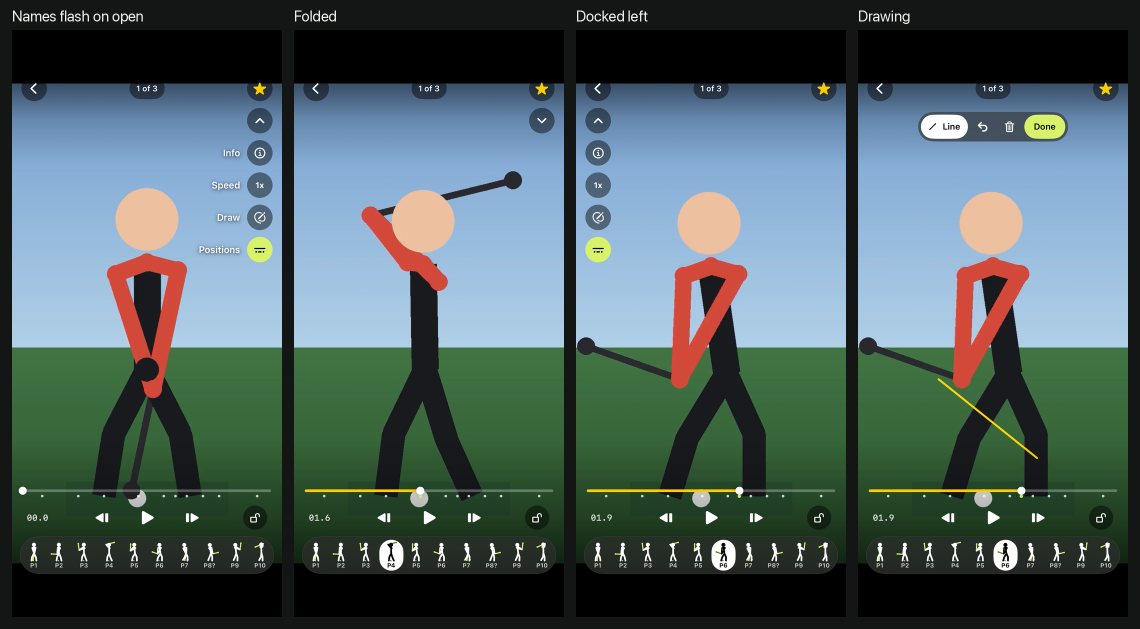
#> input picture rail-states.png, 2280 x 1258 px (shown at 1/2 size)
$ python -i analyze_contact_evidence.py   (imports and definitions only)
#> lines starting #> are read from the running program, lines starting #| are printed output that depends on the picture; after the words box and inside, x2 and y2 are one past the last pixel; in counts of white or black regions, pixels touching at a corner belong together
#> further down, picture is the input picture: shape (1258, 2280, 3); mean B, G, R 95.2, 95.2, 76.8
#!/usr/bin/env python3
"""Score simple ball/contact pixel evidence for swing-detector fixture reports."""

from __future__ import annotations

import argparse
import json
from dataclasses import dataclass
from pathlib import Path
from typing import Any

import cv2
import numpy as np

try:
    import mediapipe as mp
except ImportError:  # pragma: no cover - optional local diagnostic dependency.
    mp = None

_POSE_MODEL: Any | None = None


@dataclass(frozen=True)
class BlobEvidence:
    center_x: float
    center_y: float
    area: int
    width: int
    height: int
    pre_luma: float
    stable_luma: float
    post_luma: float
    final_luma: float
    stable_delta: float
    transient_luma_delta: float
    luma_delta: float
    shaft_support: float

    # [27 lines left out: functions to_dict, read_frame, not called in this run]


def mat_roi(frame: np.ndarray) -> tuple[int, int, int, int]:
    height, width = frame.shape[:2]
#> height = 1258; width = 2280
    lower_half_y = int(height * 0.52)
#> lower_half_y = 654
    search = frame[lower_half_y:, :]
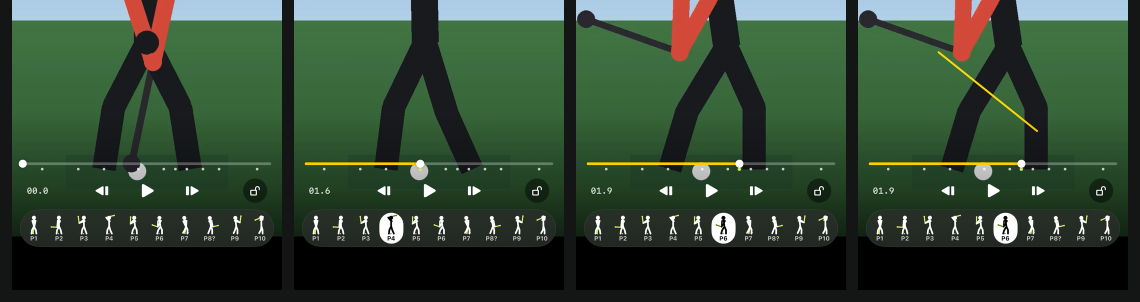
#> search: shape (604, 2280, 3) (shown at 1/2 size); mean B, G, R 51.5, 71.2, 50.1
    hsv = cv2.cvtColor(search, cv2.COLOR_BGR2HSV)
#> hsv: shape (604, 2280, 3); mean H, S, V 58.7, 76.1, 74.9
    green = cv2.inRange(hsv, np.array([35, 35, 35]), np.array([95, 255, 230]))
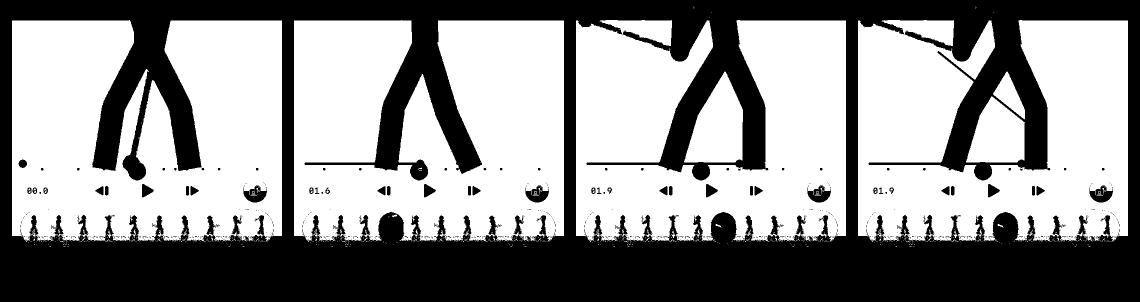
#> green: shape (604, 2280) (shown at 1/2 size); 57% white; 603 black regions (542 under 20 px), largest, box (x1, y1, x2, y2) and area: (0, 0, 2280, 604) 582403, (487, 371, 534, 405) 937, (1051, 371, 1098, 405) 936
    green = cv2.morphologyEx(green, cv2.MORPH_CLOSE, np.ones((11, 11), np.uint8))
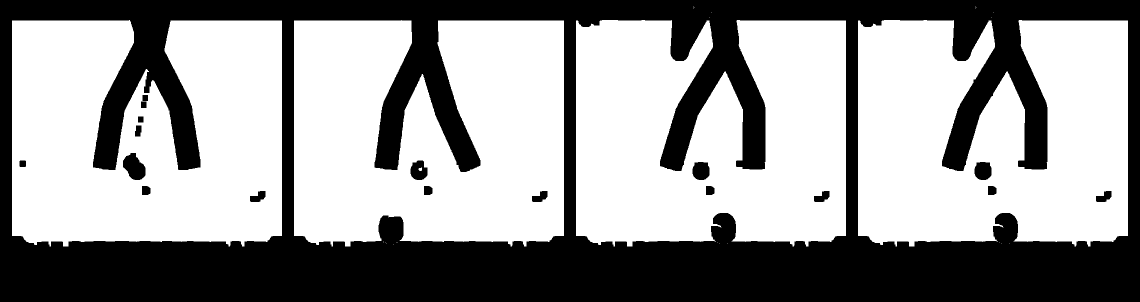
#> green: shape (604, 2280) (shown at 1/2 size); 59.9% white; 18 black regions

    contours, _ = cv2.findContours(green, cv2.RETR_EXTERNAL, cv2.CHAIN_APPROX_SIMPLE)
#> contours = 24 contours, 20 with area under 20; largest, box (x1, y1, x2, y2) and area: (24, 40, 564, 493) 209563, (588, 40, 1128, 493) 209146, (1152, 40, 1692, 493) 204237, (1716, 40, 2256, 493) 204222
    if not contours:
        return (int(width * 0.05), int(height * 0.55), int(width * 0.95), int(height * 0.94))

    contour = max(contours, key=cv2.contourArea)
#> contour = contour of 701 points, box (x1, y1, x2, y2) (24, 40, 564, 493), area 209563
    x, y, w, h = cv2.boundingRect(contour)
#> x = 24; y = 40; w = 540; h = 453
    min_x = max(0, x - 20)
#> min_x = 4
    max_x = min(width, x + w + 20)
#> max_x = 584
    min_y = max(0, lower_half_y + y - 20)
#> min_y = 674
    max_y = min(height, lower_half_y + y + h + 20)
#> max_y = 1167

    # Avoid the bottom platform edge and side walls where white borders/screws can dominate.
    return (
        max(min_x, int(width * 0.05)),
        max(min_y, int(height * 0.55)),
        min(max_x, int(width * 0.95)),
        min(max_y, int(height * 0.94)),
    )


# [565 lines left out: functions bright_ball_blobs, is_near_excluded_point, lower_body_exclusion_points, green_support_ratio, clubhead_estimate, shaft_lines and 7 more, not called in this run]


# [2 lines not run here, left out]

>>> import cv2
>>> picture = cv2.imread('../rail-states.png')
>>> result = mat_roi(picture)
#> result = (114, 691, 584, 1167)
